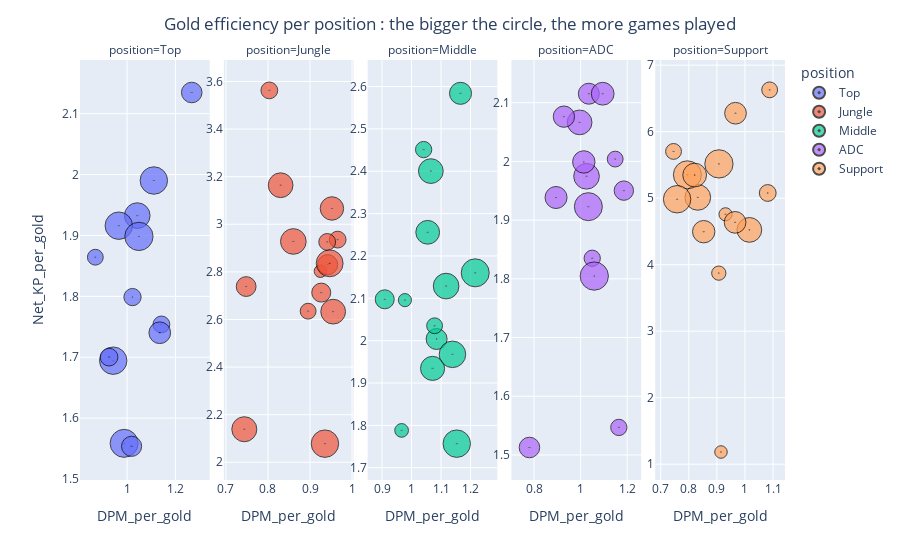

Here is the notebook cell this chart was saved with:
### Markdown cell above
Create Dash ready plotly

### Code cell
Gold_effciency_dash_fig = px.scatter(agg_all.assign(DPM_per_Gold = agg_all['DPM_per_gold'].astype(float).round(decimals = 3),
Net_KP_per_Gold = agg_all['Net_KP_per_gold'].astype(float).round(3)), x="DPM_per_gold", y="Net_KP_per_gold",
hover_name = "Player", hover_data=["Player","Team", "games_played", "winrate%",
"Image_SRC", "DPM_per_Gold",
"Net_KP_per_Gold"], size = "games_played",
facet_col='position', color = 'position', category_orders = {"position": ["Top", "Jungle", "Middle", "ADC", "Support"]})


Gold_effciency_dash_fig.update_layout(title_text = 'Gold efficiency per position : the bigger the circle, the more games played', title_x = 0.5)
Gold_effciency_dash_fig.update_traces(marker=dict(symbol='circle-dot'), line=dict(width=2, color='Black'))
Gold_effciency_dash_fig.update_xaxes(matches=None)
Gold_effciency_dash_fig.for_each_xaxis(lambda xaxis: xaxis.update(showticklabels=True))
Gold_effciency_dash_fig.update_yaxes(matches=None)
Gold_effciency_dash_fig.for_each_yaxis(lambda yaxis: yaxis.update(showticklabels=True))
Gold_effciency_dash_fig.update_traces(hoverinfo="none", hovertemplate=None)

### Figure 1 — Plotly figure (JSON) as saved in the notebook; plotly's stock layout.template omitted (floating-point values rounded to 4 significant figures)
{"data": [{"customdata": [["Castle", "KT Rolster Challengers", 48, 37.5, "https://scontent-frt3-1.xx.fbcdn.net/v/t1.18169-9/12729350_1291829277510939_5501539112801543611_n.png?_nc_cat=107&ccb=1-5&_nc_sid=973b4a&_nc_ohc=sOjAVFCJPhYAX99tkzC&_nc_ht=scontent-frt3-1.xx&oh=00_AT-ZOo1WcpOGTP2gvDxcc1JRhuqlw-GtTMGdG_HsvTk3kw&oe=622282B6", 0.943, 1.694], ["Roach", "T1 Challengers", 42, 70.31, "https://cdn1.dotesports.com/wp-content/uploads/2019/10/08064645/image-7.png", 1.042, 1.933], ["Riss", "Hanwha Life Esports Challengers", 50, 51.66, "https://api.sofascore.com/api/v1/team/364492/image", 0.988, 1.559], ["Lukalux", "Fredit BRION Challengers", 19, 42, "https://api.sofascore.app/api/v1/team/372615/image", 1.022, 1.799], ["TaNa", "Fredit BRION Challengers", 20, 45, "https://api.sofascore.app/api/v1/team/372615/image", 0.926, 1.7], ["DnDn", "Nongshim RedForce Challengers", 48, 50.34, "https://pbs.twimg.com/profile_images/1397150687427895299/v0aDiUPe_400x400.jpg", 1.11, 1.99], ["Trap", "Kwangdong Freecs Challengers", 18, 11, "https://api.sofascore.app/api/v1/team/405273/image", 1.142, 1.754], ["IlllIma", "Kwangdong Freecs Challengers", 26, 58.5, "https://api.sofascore.app/api/v1/team/405273/image", 1.019, 1.554], ["Chasy", "DWG KIA Challengers", 27, 30.5, "https://static.invenglobal.com/upload/image/2021/01/26/o1611641144974891.jpeg", 1.267, 2.135], ["Clear", "DRX Challengers", 48, 46.75, "https://api.sofascore.com/api/v1/team/364017/image", 0.966, 1.916], ["Lonely", "Gen.G Challengers", 51, 63.25, "https://cdn1.dotesports.com/wp-content/uploads/2021/02/15173303/geng.png", 1.049, 1.898], ["Howling", "Liiv SANDBOX Challengers", 16, 35.5, "https://cdn0.gamesports.net/edb_team_logos/24000/24147.png?1608560414", 0.869, 1.864], ["Photon", "Liiv SANDBOX Challengers", 30, 39.25, "https://cdn0.gamesports.net/edb_team_logos/24000/24147.png?1608560414", 1.135, 1.74]], "hoverinfo": "none", "hovertext": ["Castle", "Roach", "Riss", "Lukalux", "TaNa", "DnDn", "Trap", "IlllIma", "Chasy", "Clear", "Lonely", "Howling", "Photon"], "legendgroup": "Top", "line": {"color": "Black", "width": 2}, "marker": {"color": "#636efa", "size": [48, 42, 50, 19, 20, 48, 18, 26, 27, 48, 51, 16, 30], "sizemode": "area", "sizeref": 0.1275, "symbol": "circle-dot"}, "mode": "markers", "name": "Top", "orientation": "v", "showlegend": true, "type": "scatter", "x": [0.9429, 1.042, 0.9878, 1.022, 0.9258, 1.11, 1.142, 1.019, 1.267, 0.9658, 1.049, 0.8691, 1.135], "xaxis": "x", "y": [1.694, 1.933, 1.559, 1.799, 1.7, 1.99, 1.754, 1.554, 2.135, 1.916, 1.898, 1.864, 1.74], "yaxis": "y"}, {"customdata": [["PangSu", "KT Rolster Challengers", 39, 37.5, "https://scontent-frt3-1.xx.fbcdn.net/v/t1.18169-9/12729350_1291829277510939_5501539112801543611_n.png?_nc_cat=107&ccb=1-5&_nc_sid=973b4a&_nc_ohc=sOjAVFCJPhYAX99tkzC&_nc_ht=scontent-frt3-1.xx&oh=00_AT-ZOo1WcpOGTP2gvDxcc1JRhuqlw-GtTMGdG_HsvTk3kw&oe=622282B6", 0.83, 3.164], ["Mowgli", "T1 Challengers", 42, 70.31, "https://cdn1.dotesports.com/wp-content/uploads/2019/10/08064645/image-7.png", 0.86, 2.928], ["CaD", "Hanwha Life Esports Challengers", 40, 52.34, "https://api.sofascore.com/api/v1/team/364492/image", 0.744, 2.139], ["Willer", "Hanwha Life Esports Challengers", 10, 40, "https://api.sofascore.com/api/v1/team/364492/image", 0.925, 2.803], ["Jin0", "Fredit BRION Challengers", 39, 43.5, "https://api.sofascore.app/api/v1/team/372615/image", 0.955, 2.633], ["Sylvie", "Nongshim RedForce Challengers", 25, 40, "https://pbs.twimg.com/profile_images/1397150687427895299/v0aDiUPe_400x400.jpg", 0.748, 2.738], ["Juhan", "Nongshim RedForce Challengers", 23, 53, "https://pbs.twimg.com/profile_images/1397150687427895299/v0aDiUPe_400x400.jpg", 0.927, 2.713], ["Burry", "Kwangdong Freecs Challengers", 18, 11, "https://api.sofascore.app/api/v1/team/405273/image", 0.803, 3.562], ["Citrus", "Kwangdong Freecs Challengers", 26, 58.5, "https://api.sofascore.app/api/v1/team/405273/image", 0.942, 2.83], ["Malrang", "DWG KIA Challengers", 18, 33, "https://static.invenglobal.com/upload/image/2021/01/26/o1611641144974891.jpeg", 0.966, 2.936], ["Lucid", "DWG KIA Challengers", 18, 39, "https://static.invenglobal.com/upload/image/2021/01/26/o1611641144974891.jpeg", 0.941, 2.926], ["Peach", "DRX Challengers", 48, 46.75, "https://api.sofascore.com/api/v1/team/364017/image", 0.936, 2.078], ["YoungJae", "Gen.G Challengers", 35, 60.34, "https://cdn1.dotesports.com/wp-content/uploads/2021/02/15173303/geng.png", 0.952, 3.066], ["Flawless", "Gen.G Challengers", 16, 76.5, "https://cdn1.dotesports.com/wp-content/uploads/2021/02/15173303/geng.png", 0.896, 2.635], ["Seize", "Liiv SANDBOX Challengers", 46, 40.5, "https://cdn0.gamesports.net/edb_team_logos/24000/24147.png?1608560414", 0.947, 2.836]], "hoverinfo": "none", "hovertext": ["PangSu", "Mowgli", "CaD", "Willer", "Jin0", "Sylvie", "Juhan", "Burry", "Citrus", "Malrang", "Lucid", "Peach", "YoungJae", "Flawless", "Seize"], "legendgroup": "Jungle", "line": {"color": "Black", "width": 2}, "marker": {"color": "#EF553B", "size": [39, 42, 40, 10, 39, 25, 23, 18, 26, 18, 18, 48, 35, 16, 46], "sizemode": "area", "sizeref": 0.1275, "symbol": "circle-dot"}, "mode": "markers", "name": "Jungle", "orientation": "v", "showlegend": true, "type": "scatter", "x": [0.8301, 0.8604, 0.7437, 0.9248, 0.9551, 0.748, 0.9268, 0.8032, 0.9419, 0.9658, 0.9409, 0.9355, 0.9521, 0.8955, 0.9468], "xaxis": "x2", "y": [3.164, 2.928, 2.139, 2.803, 2.633, 2.738, 2.713, 3.562, 2.83, 2.936, 2.926, 2.078, 3.066, 2.635, 2.836], "yaxis": "y2"}, {"customdata": [["VicLa", "KT Rolster Challengers", 48, 37.5, "https://scontent-frt3-1.xx.fbcdn.net/v/t1.18169-9/12729350_1291829277510939_5501539112801543611_n.png?_nc_cat=107&ccb=1-5&_nc_sid=973b4a&_nc_ohc=sOjAVFCJPhYAX99tkzC&_nc_ht=scontent-frt3-1.xx&oh=00_AT-ZOo1WcpOGTP2gvDxcc1JRhuqlw-GtTMGdG_HsvTk3kw&oe=622282B6", 1.153, 1.757], ["Mireu", "T1 Challengers", 42, 70.31, "https://cdn1.dotesports.com/wp-content/uploads/2019/10/08064645/image-7.png", 1.117, 2.129], ["Mask", "Hanwha Life Esports Challengers", 50, 51.66, "https://api.sofascore.com/api/v1/team/364492/image", 1.216, 2.16], ["Roamer", "Fredit BRION Challengers", 39, 43.5, "https://api.sofascore.app/api/v1/team/372615/image", 1.065, 2.4], ["FIESTA", "Nongshim RedForce Challengers", 31, 31.67, "https://pbs.twimg.com/profile_images/1397150687427895299/v0aDiUPe_400x400.jpg", 1.166, 2.584], ["Bay", "Nongshim RedForce Challengers", 17, 59.5, "https://pbs.twimg.com/profile_images/1397150687427895299/v0aDiUPe_400x400.jpg", 1.041, 2.451], ["Keine", "Kwangdong Freecs Challengers", 28, 41.66, "https://api.sofascore.app/api/v1/team/405273/image", 1.085, 2.004], ["Jool", "DWG KIA Challengers", 36, 36, "https://static.invenglobal.com/upload/image/2021/01/26/o1611641144974891.jpeg", 1.055, 2.256], ["Eign", "DRX Challengers", 37, 48.66, "https://api.sofascore.com/api/v1/team/364017/image", 1.071, 1.935], ["SOLKA", "DRX Challengers", 11, 45, "https://api.sofascore.com/api/v1/team/364017/image", 0.978, 2.096], ["Dice", "Gen.G Challengers", 12, 62.5, "https://cdn1.dotesports.com/wp-content/uploads/2021/02/15173303/geng.png", 0.966, 1.788], ["Ophelia", "Gen.G Challengers", 23, 60, "https://cdn1.dotesports.com/wp-content/uploads/2021/02/15173303/geng.png", 0.909, 2.098], ["Karis", "Gen.G Challengers", 16, 76.5, "https://cdn1.dotesports.com/wp-content/uploads/2021/02/15173303/geng.png", 1.078, 2.035], ["TolanD", "Liiv SANDBOX Challengers", 45, 41.25, "https://cdn0.gamesports.net/edb_team_logos/24000/24147.png?1608560414", 1.139, 1.968]], "hoverinfo": "none", "hovertext": ["VicLa", "Mireu", "Mask", "Roamer", "FIESTA", "Bay", "Keine", "Jool", "Eign", "SOLKA", "Dice", "Ophelia", "Karis", "TolanD"], "legendgroup": "Middle", "line": {"color": "Black", "width": 2}, "marker": {"color": "#00cc96", "size": [48, 42, 50, 39, 31, 17, 28, 36, 37, 11, 12, 23, 16, 45], "sizemode": "area", "sizeref": 0.1275, "symbol": "circle-dot"}, "mode": "markers", "name": "Middle", "orientation": "v", "showlegend": true, "type": "scatter", "x": [1.153, 1.117, 1.216, 1.065, 1.166, 1.041, 1.085, 1.055, 1.071, 0.9775, 0.9663, 0.9092, 1.078, 1.139], "xaxis": "x3", "y": [1.757, 2.129, 2.16, 2.4, 2.584, 2.451, 2.004, 2.256, 1.935, 2.096, 1.788, 2.098, 2.035, 1.968], "yaxis": "y3"}, {"customdata": [["5kid", "KT Rolster Challengers", 17, 29.33, "https://scontent-frt3-1.xx.fbcdn.net/v/t1.18169-9/12729350_1291829277510939_5501539112801543611_n.png?_nc_cat=107&ccb=1-5&_nc_sid=973b4a&_nc_ohc=sOjAVFCJPhYAX99tkzC&_nc_ht=scontent-frt3-1.xx&oh=00_AT-ZOo1WcpOGTP2gvDxcc1JRhuqlw-GtTMGdG_HsvTk3kw&oe=622282B6", 1.05, 1.835], ["HyBriD", "KT Rolster Challengers", 24, 48.5, "https://scontent-frt3-1.xx.fbcdn.net/v/t1.18169-9/12729350_1291829277510939_5501539112801543611_n.png?_nc_cat=107&ccb=1-5&_nc_sid=973b4a&_nc_ohc=sOjAVFCJPhYAX99tkzC&_nc_ht=scontent-frt3-1.xx&oh=00_AT-ZOo1WcpOGTP2gvDxcc1JRhuqlw-GtTMGdG_HsvTk3kw&oe=622282B6", 1.186, 1.95], ["Berserker", "T1 Challengers", 42, 70.31, "https://cdn1.dotesports.com/wp-content/uploads/2019/10/08064645/image-7.png", 1.025, 1.975], ["Cheoni", "Hanwha Life Esports Challengers", 50, 51.66, "https://api.sofascore.com/api/v1/team/364492/image", 1.033, 1.923], ["Bini", "Fredit BRION Challengers", 39, 43.5, "https://api.sofascore.app/api/v1/team/372615/image", 0.996, 2.066], ["Bull", "Nongshim RedForce Challengers", 31, 58.34, "https://pbs.twimg.com/profile_images/1397150687427895299/v0aDiUPe_400x400.jpg", 0.895, 1.938], ["vital", "Nongshim RedForce Challengers", 28, 53, "https://pbs.twimg.com/profile_images/1397150687427895299/v0aDiUPe_400x400.jpg", 1.035, 2.115], ["Valkyrie", "Kwangdong Freecs Challengers", 33, 40.34, "https://api.sofascore.app/api/v1/team/405273/image", 1.095, 2.115], ["Junmin", "DWG KIA Challengers", 27, 22, "https://static.invenglobal.com/upload/image/2021/01/26/o1611641144974891.jpeg", 0.78, 1.513], ["Taeyoon", "DRX Challengers", 32, 50, "https://api.sofascore.com/api/v1/team/364017/image", 1.014, 1.999], ["BAO", "DRX Challengers", 16, 42.5, "https://api.sofascore.com/api/v1/team/364017/image", 1.148, 2.004], ["Envyy", "Gen.G Challengers", 51, 63.25, "https://cdn1.dotesports.com/wp-content/uploads/2021/02/15173303/geng.png", 1.059, 1.805], ["Ice", "Liiv SANDBOX Challengers", 29, 40.66, "https://cdn0.gamesports.net/edb_team_logos/24000/24147.png?1608560414", 0.928, 2.076], ["KingKong", "Liiv SANDBOX Challengers", 17, 27.67, "https://cdn0.gamesports.net/edb_team_logos/24000/24147.png?1608560414", 1.164, 1.547]], "hoverinfo": "none", "hovertext": ["5kid", "HyBriD", "Berserker", "Cheoni", "Bini", "Bull", "vital", "Valkyrie", "Junmin", "Taeyoon", "BAO", "Envyy", "Ice", "KingKong"], "legendgroup": "ADC", "line": {"color": "Black", "width": 2}, "marker": {"color": "#ab63fa", "size": [17, 24, 42, 50, 39, 31, 28, 33, 27, 32, 16, 51, 29, 17], "sizemode": "area", "sizeref": 0.1275, "symbol": "circle-dot"}, "mode": "markers", "name": "ADC", "orientation": "v", "showlegend": true, "type": "scatter", "x": [1.05, 1.186, 1.025, 1.033, 0.9956, 0.8945, 1.035, 1.095, 0.7803, 1.014, 1.148, 1.059, 0.9282, 1.164], "xaxis": "x4", "y": [1.835, 1.95, 1.975, 1.923, 2.066, 1.938, 2.115, 2.115, 1.513, 1.999, 2.004, 1.805, 2.076, 1.547], "yaxis": "y4"}, {"customdata": [["Harp", "KT Rolster Challengers", 18, 29.5, "https://scontent-frt3-1.xx.fbcdn.net/v/t1.18169-9/12729350_1291829277510939_5501539112801543611_n.png?_nc_cat=107&ccb=1-5&_nc_sid=973b4a&_nc_ohc=sOjAVFCJPhYAX99tkzC&_nc_ht=scontent-frt3-1.xx&oh=00_AT-ZOo1WcpOGTP2gvDxcc1JRhuqlw-GtTMGdG_HsvTk3kw&oe=622282B6", 1.081, 5.078], ["Rebel", "KT Rolster Challengers", 30, 23.5, "https://scontent-frt3-1.xx.fbcdn.net/v/t1.18169-9/12729350_1291829277510939_5501539112801543611_n.png?_nc_cat=107&ccb=1-5&_nc_sid=973b4a&_nc_ohc=sOjAVFCJPhYAX99tkzC&_nc_ht=scontent-frt3-1.xx&oh=00_AT-ZOo1WcpOGTP2gvDxcc1JRhuqlw-GtTMGdG_HsvTk3kw&oe=622282B6", 0.966, 6.277], ["Asper", "T1 Challengers", 42, 70.31, "https://cdn1.dotesports.com/wp-content/uploads/2019/10/08064645/image-7.png", 0.832, 5.012], ["Baut", "Hanwha Life Esports Challengers", 50, 51.66, "https://api.sofascore.com/api/v1/team/364492/image", 0.795, 5.352], ["JeongHoon", "Fredit BRION Challengers", 39, 43.5, "https://api.sofascore.app/api/v1/team/372615/image", 1.016, 4.523], ["Yusin", "Nongshim RedForce Challengers", 48, 50.34, "https://pbs.twimg.com/profile_images/1397150687427895299/v0aDiUPe_400x400.jpg", 0.758, 4.984], ["Minit", "Kwangdong Freecs Challengers", 36, 42.34, "https://api.sofascore.app/api/v1/team/405273/image", 0.821, 5.348], ["Cow", "DWG KIA Challengers", 10, 11, "https://static.invenglobal.com/upload/image/2021/01/26/o1611641144974891.jpeg", 0.915, 1.184], ["Muru", "DWG KIA Challengers", 11, 16.5, "https://static.invenglobal.com/upload/image/2021/01/26/o1611641144974891.jpeg", 0.931, 4.758], ["Bible", "DWG KIA Challengers", 13, 54, "https://static.invenglobal.com/upload/image/2021/01/26/o1611641144974891.jpeg", 0.907, 3.873], ["Jun", "DRX Challengers", 32, 50, "https://api.sofascore.com/api/v1/team/364017/image", 0.853, 4.496], ["Pleata", "DRX Challengers", 16, 42.5, "https://api.sofascore.com/api/v1/team/364017/image", 1.088, 6.629], ["Kael", "Gen.G Challengers", 51, 63.25, "https://cdn1.dotesports.com/wp-content/uploads/2021/02/15173303/geng.png", 0.907, 5.516], ["Kabbie", "Liiv SANDBOX Challengers", 30, 47, "https://cdn0.gamesports.net/edb_team_logos/24000/24147.png?1608560414", 0.965, 4.637], ["Prove", "Liiv SANDBOX Challengers", 16, 32.34, "https://cdn0.gamesports.net/edb_team_logos/24000/24147.png?1608560414", 0.746, 5.703]], "hoverinfo": "none", "hovertext": ["Harp", "Rebel", "Asper", "Baut", "JeongHoon", "Yusin", "Minit", "Cow", "Muru", "Bible", "Jun", "Pleata", "Kael", "Kabbie", "Prove"], "legendgroup": "Support", "line": {"color": "Black", "width": 2}, "marker": {"color": "#FFA15A", "size": [18, 30, 42, 50, 39, 48, 36, 10, 11, 13, 32, 16, 51, 30, 16], "sizemode": "area", "sizeref": 0.1275, "symbol": "circle-dot"}, "mode": "markers", "name": "Support", "orientation": "v", "showlegend": true, "type": "scatter", "x": [1.081, 0.9663, 0.832, 0.7949, 1.016, 0.7583, 0.8208, 0.9146, 0.9307, 0.9067, 0.853, 1.088, 0.9072, 0.9648, 0.7456], "xaxis": "x5", "y": [5.078, 6.277, 5.012, 5.352, 4.523, 4.984, 5.348, 1.184, 4.758, 3.873, 4.496, 6.629, 5.516, 4.637, 5.703], "yaxis": "y5"}], "layout": {"annotations": [{"font": {}, "showarrow": false, "text": "position=Top", "x": 0.092, "xanchor": "center", "xref": "paper", "y": 1, "yanchor": "bottom", "yref": "paper"}, {"font": {}, "showarrow": false, "text": "position=Jungle", "x": 0.296, "xanchor": "center", "xref": "paper", "y": 1, "yanchor": "bottom", "yref": "paper"}, {"font": {}, "showarrow": false, "text": "position=Middle", "x": 0.5, "xanchor": "center", "xref": "paper", "y": 1, "yanchor": "bottom", "yref": "paper"}, {"font": {}, "showarrow": false, "text": "position=ADC", "x": 0.704, "xanchor": "center", "xref": "paper", "y": 1, "yanchor": "bottom", "yref": "paper"}, {"font": {}, "showarrow": false, "text": "position=Support", "x": 0.908, "xanchor": "center", "xref": "paper", "y": 1, "yanchor": "bottom", "yref": "paper"}], "legend": {"itemsizing": "constant", "title": {"text": "position"}, "tracegroupgap": 0}, "margin": {"t": 60}, "title": {"text": "Gold efficiency per position : the bigger the circle, the more games played", "x": 0.5}, "xaxis": {"anchor": "y", "domain": [0, 0.184], "showticklabels": true, "title": {"text": "DPM_per_gold"}}, "xaxis2": {"anchor": "y2", "domain": [0.204, 0.388], "showticklabels": true, "title": {"text": "DPM_per_gold"}}, "xaxis3": {"anchor": "y3", "domain": [0.408, 0.592], "showticklabels": true, "title": {"text": "DPM_per_gold"}}, "xaxis4": {"anchor": "y4", "domain": [0.612, 0.796], "showticklabels": true, "title": {"text": "DPM_per_gold"}}, "xaxis5": {"anchor": "y5", "domain": [0.816, 1], "showticklabels": true, "title": {"text": "DPM_per_gold"}}, "yaxis": {"anchor": "x", "domain": [0, 1], "showticklabels": true, "title": {"text": "Net_KP_per_gold"}}, "yaxis2": {"anchor": "x2", "domain": [0, 1], "showticklabels": true}, "yaxis3": {"anchor": "x3", "domain": [0, 1], "showticklabels": true}, "yaxis4": {"anchor": "x4", "domain": [0, 1], "showticklabels": true}, "yaxis5": {"anchor": "x5", "domain": [0, 1], "showticklabels": true}}}
